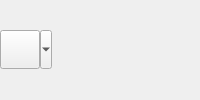
     <widget class="QWidget" name="identity_widget" native="true">
      <layout class="QGridLayout" name="identity_layout">
       <property name="leftMargin">
        <number>0</number>
       </property>
       <property name="topMargin">
        <number>0</number>
       </property>
       <property name="rightMargin">
        <number>0</number>
       </property>
       <property name="bottomMargin">
        <number>0</number>
       </property>
       <property name="horizontalSpacing">
        <number>2</number>
       </property>
       <property name="verticalSpacing">
        <number>0</number>
       </property>
       <item row="1" column="1">
        <widget class="LineEdit" name="activity_note">
         <property name="maximumSize">
          <size>
           <width>16777215</width>
           <height>18</height>
          </size>
         </property>
         <property name="styleSheet">
          <string>QLineEdit {
	background-color: transparent;
}
</string>
         </property>
         <property name="frame">
          <bool>false</bool>
         </property>
         <property name="inactiveText" stdset="0">
          <string>Add an activity note here</string>
         </property>
         <property name="widgetSpacing" stdset="0">
          <number>0</number>
         </property>
        </widget>
       </item>
       <item row="0" column="1">
        <widget class="LineEdit" name="display_name">
         <property name="maximumSize">
          <size>
           <width>16777215</width>
           <height>18</height>
          </size>
         </property>
         <property name="toolTip">
          <string>Click to change your display name</string>
         </property>
         <property name="styleSheet">
          <string>QLineEdit {
	background-color: transparent;
}
</string>
         </property>
         <property name="frame">
          <bool>false</bool>
         </property>
         <property name="inactiveText" stdset="0">
          <string>Type your name here</string>
         </property>
         <property name="widgetSpacing" stdset="0">
          <number>0</number>
         </property>
        </widget>
       </item>
       <item row="0" column="0" rowspan="2">
        <widget class="AccountState" name="account_state">
         <property name="icon">
          <iconset>
           <normaloff>icons/default-avatar.png</normaloff>icons/default-avatar.png</iconset>
         </property>
         <property name="iconSize">
          <size>
           <width>32</width>
           <height>32</height>
          </size>
         </property>
         <property name="popupMode">
          <enum>QToolButton::MenuButtonPopup</enum>
         </property>
        </widget>
       </item>
      </layout>
     </widget>
